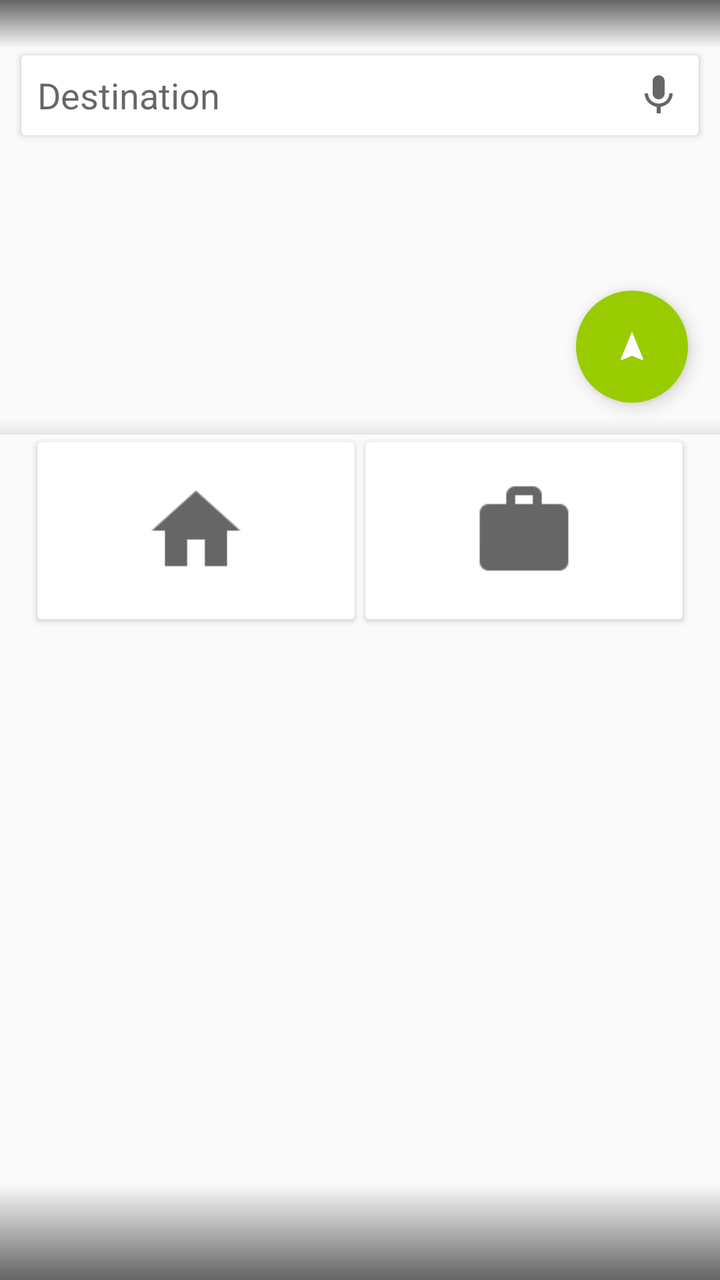
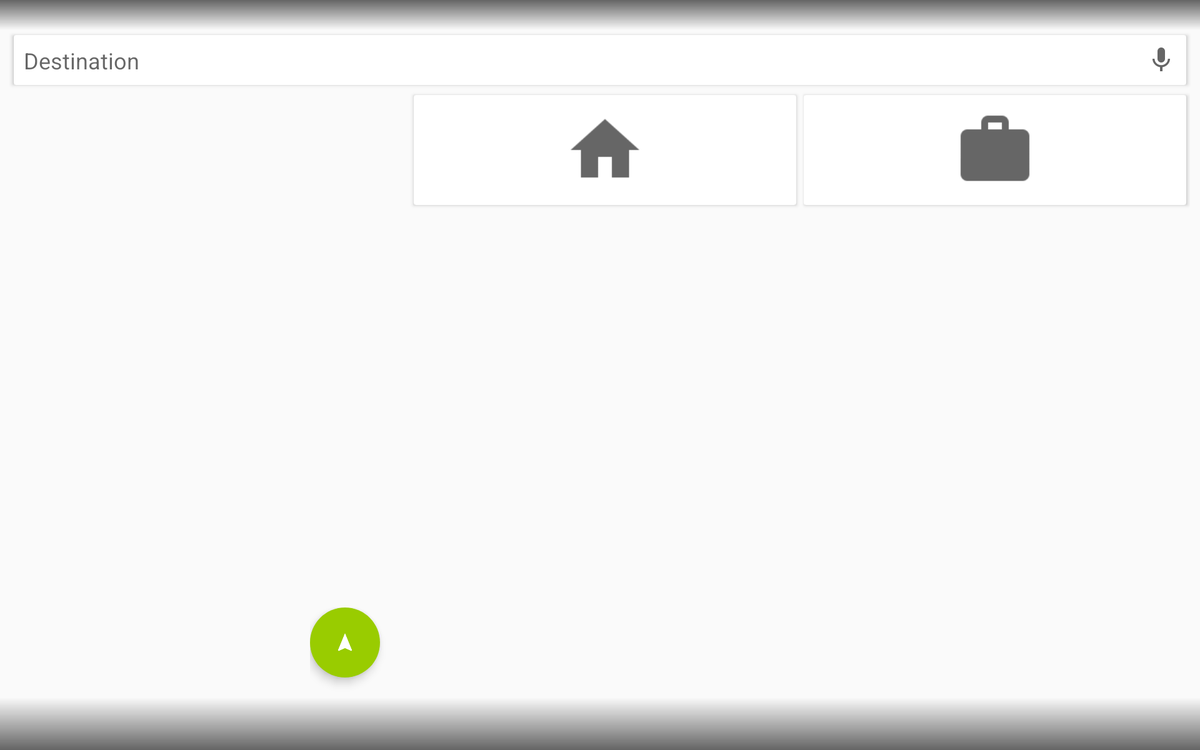

Compare how this app lays out the same screen by default and in its alternative resource folder. The renders come first, then the two layout files and the values they reference.
<!-- AndroidManifest.xml: application theme AppTheme -->
<!-- res/layout/activity_navigation.xml -->
<?xml version="1.0" encoding="utf-8"?>
<FrameLayout xmlns:android="http://schemas.android.com/apk/res/android"
             android:layout_width="match_parent"
             android:layout_height="match_parent">

    <LinearLayout
        android:layout_width="match_parent"
        android:layout_height="match_parent"
        android:orientation="vertical">

        <RelativeLayout
            android:layout_width="match_parent"
            android:layout_height="0dp"
            android:layout_weight="2">

            <FrameLayout
                android:id="@+id/map"
                android:layout_width="match_parent"
                android:layout_height="match_parent"/>

            <ImageView
                android:layout_width="match_parent"
                android:layout_height="8dp"
                android:layout_alignParentBottom="true"
                android:src="@drawable/scrim_transparent_background_vertical"/>

            <FrameLayout
                android:id="@+id/btn_navigation"
                android:layout_width="56dp"
                android:layout_height="56dp"
                android:layout_alignParentBottom="true"
                android:layout_alignParentEnd="true"
                android:layout_marginBottom="16dp"
                android:layout_marginEnd="16dp"
                android:background="@drawable/round_ripple"
                android:backgroundTint="?colorNavigation"
                android:clickable="true"
                android:elevation="5dp"
                android:focusable="true"
                android:onClick="onClick">

                <ImageView
                    android:layout_width="24dp"
                    android:layout_height="24dp"
                    android:layout_gravity="center"
                    android:src="@drawable/ic_maps_navigation"
                    android:transitionName="@string/transition_button_navigation"/>
            </FrameLayout>

            <android.support.v7.widget.CardView
                style="@style/Card"
                android:layout_width="match_parent"
                android:layout_height="wrap_content"
                android:layout_alignParentTop="true"
                android:layout_marginEnd="8dp"
                android:layout_marginStart="8dp"
                android:layout_marginTop="@dimen/status_bar_height"
                android:minHeight="0dp">

                <LinearLayout
                    android:layout_width="match_parent"
                    android:layout_height="wrap_content"
                    android:orientation="horizontal">

                    <EditText
                        android:id="@+id/target"
                        android:layout_width="0dp"
                        android:layout_height="40dp"
                        android:layout_weight="1"
                        android:background="@android:color/transparent"
                        android:hint="@string/navigation_input"
                        android:imeOptions="actionGo"
                        android:padding="8dp"
                        android:singleLine="true"
                        android:textColor="?android:textColorPrimary"/>

                    <ImageView
                        android:id="@+id/target_voice"
                        android:layout_width="40dp"
                        android:layout_height="40dp"
                        android:layout_gravity="end"
                        android:background="@drawable/round_ripple"
                        android:backgroundTint="?cardBackgroundColor"
                        android:clickable="true"
                        android:focusable="true"
                        android:onClick="onClick"
                        android:padding="4dp"
                        android:src="@drawable/ic_av_mic"
                        android:tint="?android:textColorSecondary"/>

                    <ImageView
                        android:id="@+id/target_clear"
                        android:layout_width="40dp"
                        android:layout_height="40dp"
                        android:layout_gravity="end"
                        android:background="@drawable/round_ripple"
                        android:backgroundTint="?cardBackgroundColor"
                        android:clickable="true"
                        android:focusable="true"
                        android:onClick="onClick"
                        android:padding="4dp"
                        android:src="@drawable/ic_content_clear"
                        android:tint="?android:textColorSecondary"
                        android:visibility="gone"/>

                </LinearLayout>
            </android.support.v7.widget.CardView>
        </RelativeLayout>

        <GridLayout
            android:id="@+id/buttons"
            android:layout_width="match_parent"
            android:layout_height="wrap_content"
            android:layout_marginLeft="@dimen/activity_horizontal_margin"
            android:layout_marginRight="@dimen/activity_horizontal_margin"
            android:columnCount="2">

            <FrameLayout
                android:layout_columnWeight="1"
                android:layout_gravity="fill">

                <android.support.v7.widget.CardView
                    android:id="@+id/btn_home"
                    style="@style/Card"
                    android:layout_width="fill_parent"
                    android:clickable="true"
                    android:focusable="true"
                    android:foreground="?android:selectableItemBackground"
                    android:onClick="onClick">

                    <ImageView
                        android:layout_width="wrap_content"
                        android:layout_height="fill_parent"
                        android:layout_gravity="center_horizontal"
                        android:adjustViewBounds="true"
                        android:src="@drawable/ic_action_home"
                        android:tint="?android:textColorSecondary"/>
                </android.support.v7.widget.CardView>
            </FrameLayout>

            <FrameLayout
                android:layout_columnWeight="1"
                android:layout_gravity="fill">

                <android.support.v7.widget.CardView
                    android:id="@+id/btn_work"
                    style="@style/Card"
                    android:layout_width="fill_parent"
                    android:clickable="true"
                    android:focusable="true"
                    android:foreground="?android:selectableItemBackground"
                    android:onClick="onClick">

                    <ImageView
                        android:layout_width="wrap_content"
                        android:layout_height="fill_parent"
                        android:layout_gravity="center_horizontal"
                        android:adjustViewBounds="true"
                        android:src="@drawable/ic_action_work"
                        android:tint="?android:textColorSecondary"/>
                </android.support.v7.widget.CardView>
            </FrameLayout>

        </GridLayout>

        <FrameLayout
            android:id="@+id/fragment_favorites"
            android:layout_width="match_parent"
            android:layout_height="0dp"
            android:layout_weight="3">

        </FrameLayout>


    </LinearLayout>

    <ImageView
        android:id="@+id/status_bar_background"
        android:layout_width="match_parent"
        android:layout_height="@dimen/status_bar_height"
        android:src="@drawable/status_bar_background"/>

    <ImageView
        android:id="@+id/navigation_bar_background"
        android:layout_width="match_parent"
        android:layout_height="@dimen/nav_bar_height"
        android:layout_gravity="bottom"
        android:src="@drawable/navigation_bar_background"/>
</FrameLayout>
<!-- resources referenced by this layout -->
<resources>
  <dimen name="activity_horizontal_margin">16.0dip</dimen>
  <dimen name="nav_bar_height">48.0dip</dimen>
  <dimen name="status_bar_height">24.0dip</dimen>
  <!-- drawable ic_action_home: png bitmap (drawable-hdpi, 814 bytes) -->
  <!-- drawable ic_action_work: png bitmap (drawable-hdpi, 847 bytes) -->
  <!-- drawable ic_av_mic: png bitmap (drawable-hdpi, 1442 bytes) -->
  <!-- drawable ic_content_clear: png bitmap (drawable-hdpi, 836 bytes) -->
  <!-- drawable ic_maps_navigation: png bitmap (drawable-hdpi, 538 bytes) -->
  <!-- drawable navigation_bar_background (drawable) -->
  <?xml version="1.0" encoding="utf-8"?>
  <shape xmlns:android="http://schemas.android.com/apk/res/android">
      <gradient
          android:angle="90"
          android:endColor="#00000000"
          android:startColor="#99000000" />
  </shape>
  <!-- drawable round_ripple (drawable) -->
  <?xml version="1.0" encoding="utf-8"?>
  <ripple xmlns:android="http://schemas.android.com/apk/res/android"
          android:color="@color/gray">
      <item>
          <shape android:shape="oval">
              <solid android:color="?android:colorAccent" />
          </shape>
      </item>
  </ripple>
  <!-- drawable scrim_transparent_background_vertical (drawable) -->
  <?xml version="1.0" encoding="utf-8"?>
  <shape xmlns:android="http://schemas.android.com/apk/res/android">
      <gradient
          android:angle="90"
          android:endColor="#00000000"
          android:startColor="@color/background" />
  </shape>
  <!-- drawable status_bar_background (drawable) -->
  <?xml version="1.0" encoding="utf-8"?>
  <shape xmlns:android="http://schemas.android.com/apk/res/android">
      <gradient
          android:angle="90.0"
          android:endColor="#99000000"
          android:startColor="#00000000" />
  </shape>
  <string name="navigation_input">Destination</string>
  <string name="transition_button_navigation" translatable="false">transition_button_navigation</string>
  <style name="Card" parent="@style/CardView">
          <item name="android:background">?cardBackgroundColor</item>
          <item name="android:layout_height">96.0dip</item>
          <item name="android:layout_marginTop">0dp</item>
          <item name="android:layout_marginBottom">0dp</item>
          <item name="android:layout_marginStart">0dp</item>
          <item name="android:layout_marginEnd">0dp</item>
          <item name="android:minHeight">96.0dip</item>
          <item name="cardBackgroundColor">?cardBackgroundColor</item>
          <item name="cardElevation">?cardElevation</item>
          <item name="cardUseCompatPadding">true</item>
      </style>
  <style name="AppTheme" parent="@android:style/Theme.Material.Light.NoActionBar">
          <item name="android:fitsSystemWindows">false</item>
          <item name="android:windowTranslucentStatus">false</item>
          <item name="android:windowTranslucentNavigation">false</item>
          <item name="android:windowDrawsSystemBarBackgrounds">true</item>
          <item name="android:windowContentTransitions">true</item>
          <item name="android:colorAccent">@color/accent</item>
          <item name="android:windowAllowReturnTransitionOverlap">true</item>
          <item name="android:windowAllowEnterTransitionOverlap">true</item>
          <item name="android:backgroundTint">@color/background_light</item>
          <item name="colorDialer">@android:color/holo_blue_dark</item>
          <item name="colorNavigation">@android:color/holo_green_light</item>
          <item name="colorVoice">@android:color/holo_red_light</item>
          <item name="background">@color/background_light</item>
          <item name="cardBackgroundColor">@color/white</item>
          <item name="cardElevation">2.0dip</item>
          <item name="android:textColorPrimary">?android:textColorSecondary</item>
      </style>
  <color name="background">#E5E5E5</color>
  <color name="accent">#FF5722</color>
</resources>
<!-- res/layout-sw600dp-land/activity_navigation.xml (the repository's variant of the layout above) -->
<!-- drawn on a 7-inch tablet turned sideways -->
<?xml version="1.0" encoding="utf-8"?>
<FrameLayout xmlns:android="http://schemas.android.com/apk/res/android"
             android:layout_width="match_parent"
             android:layout_height="match_parent">

    <LinearLayout
        android:layout_width="match_parent"
        android:layout_height="match_parent"
        android:orientation="horizontal">

        <RelativeLayout
            android:layout_width="0dp"
            android:layout_height="match_parent"
            android:layout_weight="1">

            <FrameLayout
                android:id="@+id/map"
                android:layout_width="match_parent"
                android:layout_height="match_parent"/>

            <ImageView
                android:layout_width="8dp"
                android:layout_height="match_parent"
                android:layout_alignParentEnd="true"
                android:src="@drawable/scrim_transparent_background_horizontal"/>

            <FrameLayout
                android:layout_width="wrap_content"
                android:layout_height="wrap_content"
                android:layout_alignParentBottom="true"
                android:layout_alignParentEnd="true"
                android:layout_marginBottom="@dimen/nav_bar_height">

                <FrameLayout
                    android:id="@+id/btn_navigation"
                    android:layout_width="56dp"
                    android:layout_height="56dp"
                    android:layout_marginBottom="16dp"
                    android:layout_marginEnd="16dp"
                    android:background="@drawable/round_ripple"
                    android:backgroundTint="?colorNavigation"
                    android:clickable="true"
                    android:elevation="5dp"
                    android:focusable="true"
                    android:onClick="onClick">

                    <ImageView
                        android:layout_width="24dp"
                        android:layout_height="24dp"
                        android:layout_gravity="center"
                        android:src="@drawable/ic_maps_navigation"
                        android:transitionName="@string/transition_button_navigation"/>
                </FrameLayout>
            </FrameLayout>
        </RelativeLayout>

        <LinearLayout
            android:layout_width="0dp"
            android:layout_height="match_parent"
            android:layout_marginTop="48dp"
            android:layout_weight="2"
            android:orientation="vertical"
            android:paddingTop="@dimen/status_bar_height">

            <GridLayout
                android:id="@+id/buttons"
                android:layout_width="match_parent"
                android:layout_height="wrap_content"
                android:layout_marginLeft="8dp"
                android:layout_marginRight="8dp"
                android:columnCount="2">

                <FrameLayout
                    android:layout_columnWeight="1"
                    android:layout_gravity="fill">

                    <android.support.v7.widget.CardView
                        android:id="@+id/btn_home"
                        style="@style/Card"
                        android:layout_width="fill_parent"
                        android:clickable="true"
                        android:focusable="true"
                        android:foreground="?android:selectableItemBackground"
                        android:onClick="onClick">

                        <ImageView
                            android:layout_width="wrap_content"
                            android:layout_height="fill_parent"
                            android:layout_gravity="center_horizontal"
                            android:adjustViewBounds="true"
                            android:src="@drawable/ic_action_home"
                            android:tint="?android:textColorSecondary"/>
                    </android.support.v7.widget.CardView>
                </FrameLayout>

                <FrameLayout
                    android:layout_columnWeight="1"
                    android:layout_gravity="fill">

                    <android.support.v7.widget.CardView
                        android:id="@+id/btn_work"
                        style="@style/Card"
                        android:layout_width="fill_parent"
                        android:clickable="true"
                        android:focusable="true"
                        android:foreground="?android:selectableItemBackground"
                        android:onClick="onClick">

                        <ImageView
                            android:layout_width="wrap_content"
                            android:layout_height="fill_parent"
                            android:layout_gravity="center_horizontal"
                            android:adjustViewBounds="true"
                            android:src="@drawable/ic_action_work"
                            android:tint="?android:textColorSecondary"/>
                    </android.support.v7.widget.CardView>
                </FrameLayout>

            </GridLayout>

            <FrameLayout
                android:id="@+id/fragment_favorites"
                android:layout_width="match_parent"
                android:layout_height="0dp"
                android:layout_weight="1">

            </FrameLayout>

        </LinearLayout>

    </LinearLayout>

    <include layout="@layout/text_view_navigation"/>

    <ImageView
        android:id="@+id/status_bar_background"
        android:layout_width="match_parent"
        android:layout_height="@dimen/status_bar_height"
        android:src="@drawable/status_bar_background"/>

    <ImageView
        android:id="@+id/navigation_bar_background"
        android:layout_width="match_parent"
        android:layout_height="@dimen/nav_bar_height"
        android:layout_gravity="bottom"
        android:src="@drawable/navigation_bar_background"/>

</FrameLayout>
<!-- res/layout/text_view_navigation.xml (included above) -->
<?xml version="1.0" encoding="utf-8"?>
<android.support.v7.widget.CardView
    android:id="@+id/target_container"
    style="@style/Card"
    xmlns:android="http://schemas.android.com/apk/res/android"
    android:layout_width="match_parent"
    android:layout_height="wrap_content"
    android:layout_alignParentTop="true"
    android:layout_marginEnd="8dp"
    android:layout_marginStart="8dp"
    android:layout_marginTop="@dimen/status_bar_height"
    android:minHeight="0dp">

    <LinearLayout
        android:layout_width="match_parent"
        android:layout_height="wrap_content"
        android:orientation="horizontal">

        <AutoCompleteTextView
            android:id="@+id/target"
            android:layout_width="0dp"
            android:layout_height="40dp"
            android:layout_weight="1"
            android:background="@android:color/transparent"
            android:dropDownAnchor="@+id/target_container"
            android:dropDownSelector="@drawable/selectable_background_transparent"
            android:dropDownVerticalOffset="0dp"
            android:hint="@string/navigation_input"
            android:imeOptions="actionGo"
            android:padding="8dp"
            android:popupBackground="@android:color/transparent"
            android:singleLine="true"
            android:textColor="?android:textColorPrimary"/>

        <ImageView
            android:id="@+id/target_voice"
            android:layout_width="40dp"
            android:layout_height="40dp"
            android:layout_gravity="end"
            android:background="@drawable/round_ripple"
            android:backgroundTint="?cardBackgroundColor"
            android:clickable="true"
            android:focusable="true"
            android:onClick="onClick"
            android:padding="4dp"
            android:src="@drawable/ic_av_mic"
            android:tint="?android:textColorSecondary"/>

        <ImageView
            android:id="@+id/target_clear"
            android:layout_width="40dp"
            android:layout_height="40dp"
            android:layout_gravity="end"
            android:background="@drawable/round_ripple"
            android:backgroundTint="?cardBackgroundColor"
            android:clickable="true"
            android:focusable="true"
            android:onClick="onClick"
            android:padding="4dp"
            android:src="@drawable/ic_content_clear"
            android:tint="?android:textColorSecondary"
            android:visibility="gone"/>

    </LinearLayout>
</android.support.v7.widget.CardView>
<!-- resources referenced by the variant -->
<!-- as a 7-inch tablet turned sideways resolves them -->
<resources>
  <!-- from res/values-land/ -->
  <dimen name="nav_bar_height">42.0dip</dimen>
  <dimen name="status_bar_height">24.0dip</dimen>
  <!-- drawable ic_action_home: png bitmap (drawable-hdpi, 814 bytes) -->
  <!-- drawable ic_action_work: png bitmap (drawable-hdpi, 847 bytes) -->
  <!-- drawable ic_av_mic: png bitmap (drawable-hdpi, 1442 bytes) -->
  <!-- drawable ic_content_clear: png bitmap (drawable-hdpi, 836 bytes) -->
  <!-- drawable navigation_bar_background (drawable) -->
  <?xml version="1.0" encoding="utf-8"?>
  <shape xmlns:android="http://schemas.android.com/apk/res/android">
      <gradient
          android:angle="90"
          android:endColor="#00000000"
          android:startColor="#99000000" />
  </shape>
  <!-- drawable round_ripple (drawable) -->
  <?xml version="1.0" encoding="utf-8"?>
  <ripple xmlns:android="http://schemas.android.com/apk/res/android"
          android:color="@color/gray">
      <item>
          <shape android:shape="oval">
              <solid android:color="?android:colorAccent" />
          </shape>
      </item>
  </ripple>
  <!-- drawable scrim_transparent_background_horizontal (drawable) -->
  <?xml version="1.0" encoding="utf-8"?>
  <shape xmlns:android="http://schemas.android.com/apk/res/android">
      <gradient
          android:angle="180"
          android:endColor="#00000000"
          android:startColor="?background"/>
  </shape>
  <!-- drawable selectable_background_transparent (drawable) -->
  <?xml version="1.0" encoding="utf-8"?>
  <selector xmlns:android="http://schemas.android.com/apk/res/android">
  
      <item android:drawable="@android:color/transparent"/>
  
  </selector>
  <!-- drawable status_bar_background (drawable) -->
  <?xml version="1.0" encoding="utf-8"?>
  <shape xmlns:android="http://schemas.android.com/apk/res/android">
      <gradient
          android:angle="90.0"
          android:endColor="#99000000"
          android:startColor="#00000000" />
  </shape>
  <string name="navigation_input">Destination</string>
  <string name="transition_button_navigation" translatable="false">transition_button_navigation</string>
  <style name="Card" parent="@style/CardView">
          <item name="android:background">?cardBackgroundColor</item>
          <item name="android:layout_height">96.0dip</item>
          <item name="android:layout_marginTop">0dp</item>
          <item name="android:layout_marginBottom">0dp</item>
          <item name="android:layout_marginStart">0dp</item>
          <item name="android:layout_marginEnd">0dp</item>
          <item name="android:minHeight">96.0dip</item>
          <item name="cardBackgroundColor">?cardBackgroundColor</item>
          <item name="cardElevation">?cardElevation</item>
          <item name="cardUseCompatPadding">true</item>
      </style>
  <style name="AppTheme" parent="@android:style/Theme.Material.Light.NoActionBar">
          <item name="android:fitsSystemWindows">false</item>
          <item name="android:windowTranslucentStatus">false</item>
          <item name="android:windowTranslucentNavigation">false</item>
          <item name="android:windowDrawsSystemBarBackgrounds">true</item>
          <item name="android:windowContentTransitions">true</item>
          <item name="android:colorAccent">@color/accent</item>
          <item name="android:windowAllowReturnTransitionOverlap">true</item>
          <item name="android:windowAllowEnterTransitionOverlap">true</item>
          <item name="android:backgroundTint">@color/background_light</item>
          <item name="colorDialer">@android:color/holo_blue_dark</item>
          <item name="colorNavigation">@android:color/holo_green_light</item>
          <item name="colorVoice">@android:color/holo_red_light</item>
          <item name="background">@color/background_light</item>
          <item name="cardBackgroundColor">@color/white</item>
          <item name="cardElevation">2.0dip</item>
          <item name="android:textColorPrimary">?android:textColorSecondary</item>
      </style>
  <color name="accent">#FF5722</color>
</resources>
